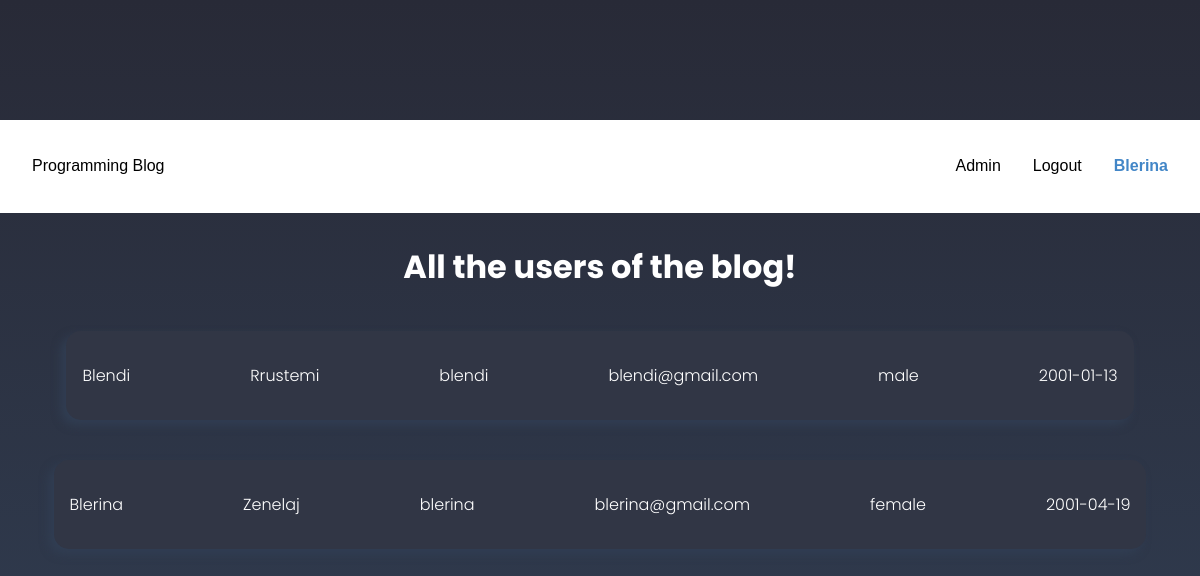
Page /manage_users.php (signed in) on the committed database.
### tables this page shows
CREATE TABLE IF NOT EXISTS `Users` (
  `U_ID` int(11) NOT NULL AUTO_INCREMENT,
  `Name` varchar(255) NOT NULL,
  `Surname` varchar(255) NOT NULL,
  `Email` varchar(255) NOT NULL,
  `Username` varchar(255) NOT NULL,
  `Password` varchar(255) NOT NULL,
  `Gender` varchar(255) NOT NULL,
  `DOB` date NOT NULL,
  `Admin` tinyint(1) NOT NULL DEFAULT 0,
  `Registered_User` tinyint(1) NOT NULL DEFAULT 0,
  `Date` timestamp NOT NULL DEFAULT current_timestamp(),
  PRIMARY KEY (`U_ID`),
  UNIQUE KEY `Email` (`Email`),
  UNIQUE KEY `Username` (`Username`) USING BTREE
);

### manage_users.php (the view, shortened to what this page needs)
<?php
    require "common/navbar.php";
    require "common/database_connect.php";
    $query = "SELECT * FROM users ORDER BY date DESC";
    $result = mysqli_query($db, $query);
    $user_data = mysqli_fetch_all($result, MYSQLI_ASSOC);
?>
<link rel="stylesheet" href="style/manage_users.css">
<div class="main-cont">
<h1>All the users of the blog!</h1>
    <?php foreach ($user_data as $users):?>
    <div class="page-container">
        <div class="users">
            <div class="users-main">
                <div class="user-name">
                    <p><?php echo $users['Name']?></p>
                </div>
                <div class="user-surname">
                    <p><?php echo $users['Surname']?></p>
                </div>
                <div class="user-username">
                    <p><?php echo $users['Username']?></p>
                </div>
                <div class="user-email">
                    <p><?php echo $users['Email']?></p>
                </div>
                <div class="user-gender">
                    <p><?php echo $users['Gender']?></p>
                </div>
                <div class="user-date">
                    <p><?php echo $users['DOB']?></p>
                </div>
            </div>
        </div>
    </div>
    <?php endforeach ?>
</div>

### style/navi.css (style rules this page uses)
*:before, *:after { box-sizing: border-box; }

### style/manage_users.css (style rules this page uses)
* { box-sizing: border-box; text-decoration: none; }
.page-container { display: flex; flex-wrap: wrap; justify-content: center; margin: 40px 0; gap: 15px; align-items: center; }
.users-main { border: 1px solid #4286c7; padding: 1em; border-radius: 15px; display: flex; flex-wrap: wrap; gap: 120px; background-color: #313645; box-shadow: -5px 5px 10px #313e53; border: none; color: white; font-weight: 300; font-family: 'Poppins', sans-serif; }
h1 { font-family: 'Poppins', sans-serif; color: white; text-align: center; margin: 30px; }

### rows in the picture
users: Name "Blendi", Surname "Rrustemi", Username "blendi", Email "blendi@gmail.com", Gender "male", DOB "2001-01-13"
users: Name "Blerina", Surname "Zenelaj", Username "blerina", Email "blerina@gmail.com", Gender "female", DOB "2001-04-19"

### other values in the picture
$name "Blerina"
